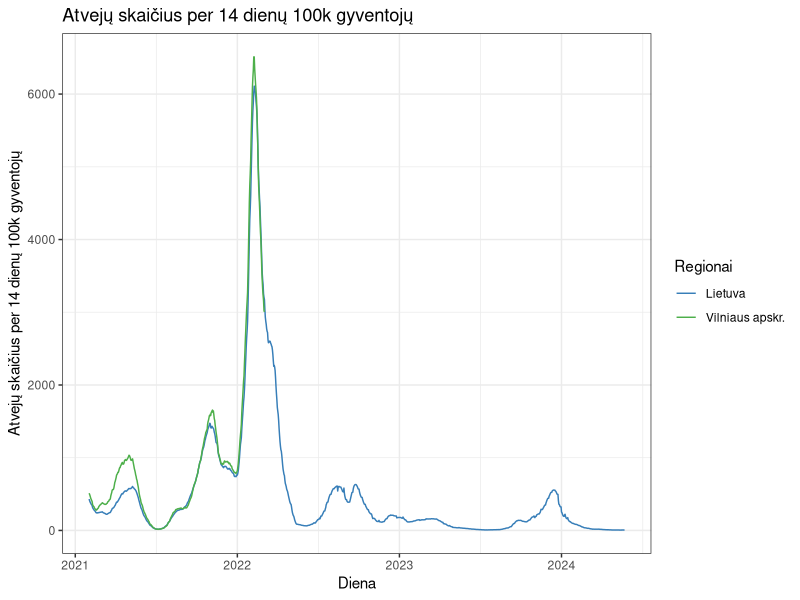
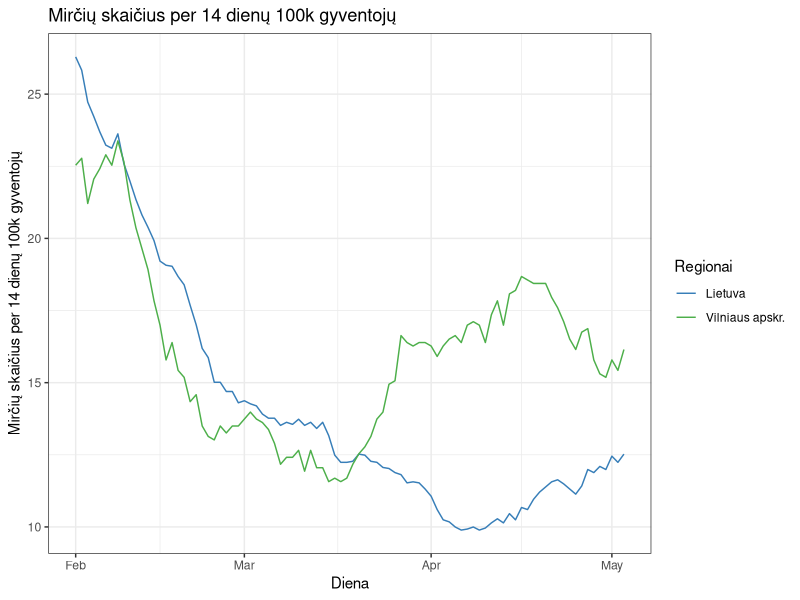

Write R code to recreate these figures, in order.
## ---- chunk 1
library(dplyr)
library(ggplot2)
library(lubridate)
library(zoo)
Sys.setlocale(locale = "lt_LT.UTF-8")
## ---- chunk 2
lv3 <- read.csv("../data/lt-covid19-level3.csv") %>% mutate(day = ymd(day))

lv3b <- lv3 %>%
  filter(administrative_level_3 != "Vilniaus m.") %>%
  group_by(day) %>%
  summarise(
    confirmed_daily = sum(confirmed_daily),
    deaths_daily = sum(deaths_daily),
    population = sum(population)
  ) %>%
  mutate(administrative_level_3 = "Lietuva be Vilniaus miesto")

lv3b1 <- lv3 %>%
  filter(administrative_level_2 != "Vilniaus apskr.") %>%
  group_by(day) %>%
  summarise(
    confirmed_daily = sum(confirmed_daily),
    deaths_daily = sum(deaths_daily),
    population = sum(population)
  ) %>%
  mutate(administrative_level_3 = "Lietuva be Vilniaus apskrities")


lvv <- bind_rows(lv3b, lv3b1) %>%
  arrange(administrative_level_3, day) %>%
  group_by(administrative_level_3) %>%
  mutate(
    cases_sum14 = rollsum(confirmed_daily, 14, fill = NA, align = "right"),
    deaths_sum14 = rollsum(deaths_daily, 14, fill = NA, align = "right"),
    confirmed_100k = cases_sum14 / population * 100000,
    deaths_100k = deaths_sum14 / population * 100000
  )

lvv1 <- lvv %>% select(administrative_level_3, day, confirmed_100k, deaths_100k)


lv1 <- read.csv("../data/lt-covid19-country.csv") %>% mutate(day = ymd(day))
lv2 <- read.csv("../data/lt-covid19-level2.csv") %>% mutate(day = ymd(day))

lv1l <- lv1 %>%
  mutate(administrative_level_3 = "Lietuva") %>%
  select(administrative_level_3, day, confirmed_100k, deaths_100k)
lv2v <- lv2 %>%
  mutate(administrative_level_3 = administrative_level_2) %>%
  filter(administrative_level_2 == "Vilniaus apskr.") %>%
  select(administrative_level_3, day, confirmed_100k, deaths_100k)

vv <- lv3 %>%
  filter(administrative_level_3 == "Vilniaus m.") %>%
  select(administrative_level_3, day, confirmed_100k, deaths_100k)

cmp <- bind_rows(lvv1, lv1l, lv2v, vv)
cmp1 <- cmp %>% filter(administrative_level_3 %in% c("Vilniaus apskr.", "Lietuva", "Lietuva be Vilniaus apskrities"))
## ---- chunk 3
ggplot(aes(x = day, y = confirmed_100k, colour = administrative_level_3),
  data = cmp1 %>% filter(day >= "2021-02-01")
) +
  geom_line() +
  theme_bw() +
  scale_colour_manual(name = "Regionai", values = RColorBrewer::brewer.pal(3, "Set1")[c(2, 3, 1)]) +
  labs(x = "Diena", y = "Atvejų skaičius per 14 dienų 100k gyventojų", title = "Atvejų skaičius per 14 dienų 100k gyventojų")
## ---- chunk 4
ggplot(aes(x = day, y = deaths_100k, colour = administrative_level_3),
  data = cmp1 %>% filter(day >= "2021-02-01" & day <= "2021-05-03")
) +
  geom_line() +
  theme_bw() +
  scale_colour_manual(name = "Regionai", values = RColorBrewer::brewer.pal(3, "Set1")[c(2, 3, 1)]) +
  labs(x = "Diena", y = "Mirčių skaičius per 14 dienų 100k gyventojų", title = "Mirčių skaičius per 14 dienų 100k gyventojų")
